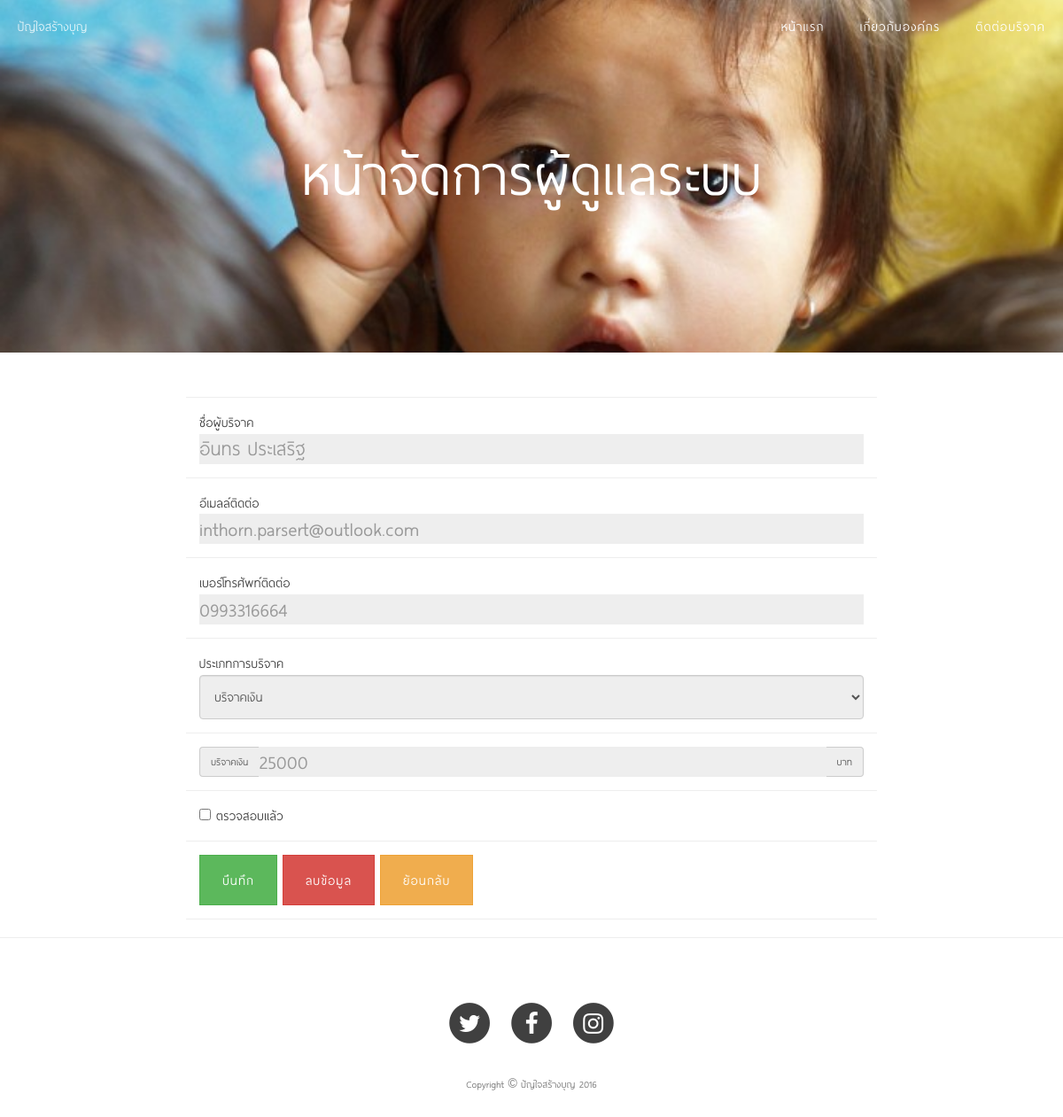
Screenshot of /admin/check.php?donate-id=4 with the database file from the repository.
### tables this page shows
CREATE TABLE `tab_donate` (
  `donate_id` int(11) NOT NULL,
  `name` varchar(250) NOT NULL,
  `email` varchar(250) NOT NULL,
  `phone` char(10) NOT NULL,
  `details` varchar(100) NOT NULL,
  `items` varchar(250) DEFAULT NULL,
  `money` int(7) DEFAULT NULL,
  `status` int(1) NOT NULL
);

### admin/check.php (the view, shortened to what this page needs)
<?php
		$sql = "SELECT * FROM tab_donate WHERE donate_id = '".$_GET["donate-id"]."'";
		$query = mysql_query($sql);
		$result = mysql_fetch_array($query);
?>
<!Doctype html>
<html >
<head>
	<link href="http://maxcdn.bootstrapcdn.com/font-awesome/4.1.0/css/font-awesome.min.css" rel="stylesheet" type="text/css">
	<link rel="stylesheet" href="../themes/css/bootstrap.min.css">
    <link href="../themes/css/project.css" rel="stylesheet">
</head>
<body>
	 <nav class="navbar navbar-default navbar-custom navbar-fixed-top">
		<div class="container-fluid">
			<div class="navbar-header page-scroll">
                <a class="navbar-brand" href="../index.php">ปัญใจสร้างบุญ</a>
            </div>
			<div class="collapse navbar-collapse" id="bs-example-navbar-collapse-1">
                <ul class="nav navbar-nav navbar-right">
                    <li>
                        <a href="../index.php">หน้าแรก</a>
                    </li>
                    <li>
                        <a href="../about.php">เกี่ยวกับองค์กร</a>
                    </li>
                    <li>
                        <a href="../contact.php">ติดต่อบริจาค</a>
                    </li>
                </ul>
            </div>
		</div>
	 </nav>
    <header class="intro-header" style="background-image: url('../themes/images/admin-bg.jpg')">
        <div class="container">
            <div class="row">
                <div class="col-lg-8 col-lg-offset-2 col-md-10 col-md-offset-1">
                    <div class="site-heading">
                        <h1>หน้าจัดการผู้ดูแลระบบ</h1>
                    </div>
                </div>
            </div>
        </div>
    </header>
	<article>
        <div class="container">
            <div class="row">
				<div class="col-lg-8 col-lg-offset-2 col-md-8 col-md-offset-2">
					<form action="<?php $_SERVER['PHP_SELF'] ?>" method="post" />
					<div class="row control-group">
						<div class="form-group col-xs-12 floating-label-form-group controls">
							ชื่อผู้บริจาค <input name="username" type="text" class="form-control" placeholder="<?php echo $result["name"]; ?>"  readonly/>
						</div>
					</div>
					<div class="row control-group">
                        <div class="form-group col-xs-12 floating-label-form-group controls">
							อีเมลล์ติดต่อ <input name="email" type="email" class="form-control" placeholder="<?php echo $result["email"]; ?>"  readonly/>
                        </div>
                    </div>
					<div class="row control-group">
                        <div class="form-group col-xs-12 floating-label-form-group controls">
							เบอร์โทรศัพท์ติดต่อ<input name="phone" type="text" class="form-control" placeholder="<?php echo $result["phone"]; ?>" maxlength="10"  readonly/>
                        </div>
                    </div>
					 <div class="row control-group">
                        <div class="form-group col-xs-12 floating-label-form-group controls">
								ประเภทการบริจาค
							<select name="select" class="form-control" style="font-size: 1em;height: 50px;" readonly/>
								<option class="hide" value="<?php echo $result["details"]; ?>"><?php echo $result["details"]; ?></option>
                        </div>
                    </div>
					<?php
						  if($result["details"] == "บริจาคเงิน")
						  {
					?>
							<div class="row control-group">
								<div class="form-group col-xs-12 floating-label-form-group controls">
									<div class="input-group">
									    <div class="input-group-addon">บริจาคเงิน</div>
										<input type="number" class="form-control" placeholder="<?php echo $result["money"]; ?>" min="0" max="1000000" name="money" readonly/>
										<div class="input-group-addon">บาท</div>
									</div>
								</div>
							</div>
					<?php }
				    ?>
					<div class="row control-group">
                        <div class="form-group col-xs-12 floating-label-form-group controls">
							<input name="check" type="checkbox" <?php if($result["status"] == 1){echo 'checked';}; ?> value="1"> ตรวจสอบแล้ว</input>
                        </div>
                    </div>
					<div class="row">
						<div class="form-group col-xs-12 floating-label-form-group controls">
							<button name="submit" type="submit" class="btn btn-success">บึนทึก</button>
							<button name="delete" type="submit" class="btn btn-danger">ลบข้อมูล</button>
							<a onclick='window.history.back()' class="btn btn-warning">ย้อนกลับ</a>
						</div>
					</div>
				</div>
			</div>
        </div>
    </article>
	<hr>
	<footer>
        <div class="container">
            <div class="row">
                <div class="col-lg-8 col-lg-offset-2 col-md-10 col-md-offset-1">
                    <ul class="list-inline text-center">
                        <li>
                            <a href="https://www.twitter.com" target="_blank">
                                <span class="fa-stack fa-lg">
                                    <i class="fa fa-circle fa-stack-2x"></i>
                                    <i class="fa fa-twitter fa-stack-1x fa-inverse"></i>
                                </span>
                            </a>
                        </li>
                        <li>
                            <a href="https://www.facebook.com" target="_blank">
                                <span class="fa-stack fa-lg">
                                    <i class="fa fa-circle fa-stack-2x"></i>
                                    <i class="fa fa-facebook fa-stack-1x fa-inverse"></i>
                                </span>
                            </a>
                        </li>
                        <li>
                            <a href="https://www.instagram.com" target="_blank">
                                <span class="fa-stack fa-lg">
                                    <i class="fa fa-circle fa-stack-2x"></i>
                                    <i class="fa fa-instagram fa-stack-1x fa-inverse"></i>
                                </span>
                            </a>
                        </li>
                    </ul>
                    <p class="copyright text-muted">Copyright &copy; ปัญใจสร้างบุญ 2016</p>
                </div>
            </div>
        </div>
    </footer>
</body>
</html>

### themes/css/project.css (style rules this page uses)
body { font-family: 'thai_sans_literegular', sans-serif; font-size: 20px; color: #404040; }
p { line-height: 1.5; margin: 30px 0; }
h1, h2, h3, h4, h5, h6 { font-family: 'thai_sans_literegular', sans-serif; font-weight: 400; }
a { color: #404040; }
.navbar-custom { position: absolute; top: 0; left: 0; width: 100%; z-index: 3; font-family: 'thai_sans_literegular', sans-serif; }
.navbar-custom .navbar-brand { font-weight: 400; }
.navbar-custom .nav li a { text-transform: uppercase; font-size: 18px; font-weight: 400; letter-spacing: 1px; }
@media only screen and (min-width: 768px) { .navbar-custom { background: transparent; border-bottom: 1px solid transparent; } }
@media only screen and (min-width: 768px) { .navbar-custom .navbar-brand { color: white; padding: 20px; } }
@media only screen and (min-width: 768px) { .navbar-custom .nav li a { color: white; padding: 20px; } }
@media only screen and (min-width: 1170px) { .navbar-custom { -webkit-transition: background-color 0.3s; -moz-transition: background-color 0.3s; transition: background-color 0.3s; -webkit-transform: translate3d(0, 0, 0); -moz-transform: translate3d(0, 0, 0); -ms-transform: translate3d(0, 0, 0); -o-transform: translate3d(0, 0, 0); transform: translate3d(0, 0, 0); -webkit-backface-visibility: hidden; backface-visibility: hidden; } }
.intro-header { background-color: #808080; background: no-repeat center center; background-attachment: scroll; -webkit-background-size: cover; -moz-background-size: cover; background-size: cover; -o-background-size: cover; margin-bottom: 50px; }
.intro-header .site-heading, .intro-header .post-heading, .intro-header .page-heading { padding: 100px 0 50px; color: white; }
@media only screen and (min-width: 768px) { .intro-header .site-heading, .intro-header .post-heading, .intro-header .page-heading { padding: 150px 0; } }
.intro-header .site-heading, .intro-header .page-heading { text-align: center; }
.intro-header .site-heading h1, .intro-header .page-heading h1 { margin-top: 0; font-size: 50px; }
@media only screen and (min-width: 768px) { .intro-header .site-heading h1, .intro-header .page-heading h1 { font-size: 80px; } }
footer { padding: 50px 0 65px; }
footer .list-inline { margin: 0; padding: 0; }
footer .copyright { font-size: 14px; text-align: center; margin-bottom: 0; }
.floating-label-form-group { font-size: 18px; position: relative; margin-bottom: 0; padding-bottom: 0.5em; border-bottom: 1px solid #eeeeee; padding:15px; }
.floating-label-form-group input, .floating-label-form-group textarea { z-index: 1; position: relative; padding-right: 0; padding-left: 0; border: none; border-radius: 0; font-size: 1.5em; background: none; box-shadow: none !important; resize: none; }
form .row:first-child .floating-label-form-group { border-top: 1px solid #eeeeee; }
.btn { font-family: 'thai_sans_literegular', sans-serif; text-transform: uppercase; font-size: 18px; font-weight: 400; letter-spacing: 1px; border-radius: 0; padding: 15px 25px; }
body { webkit-tap-highlight-color: #0085a1; }

### rows the page displays
tab_donate: username "อินทร ประเสริฐ", email "inthorn.parsert@outlook.com", phone "0993316664", select "บริจาคเงิน", money "25000"
